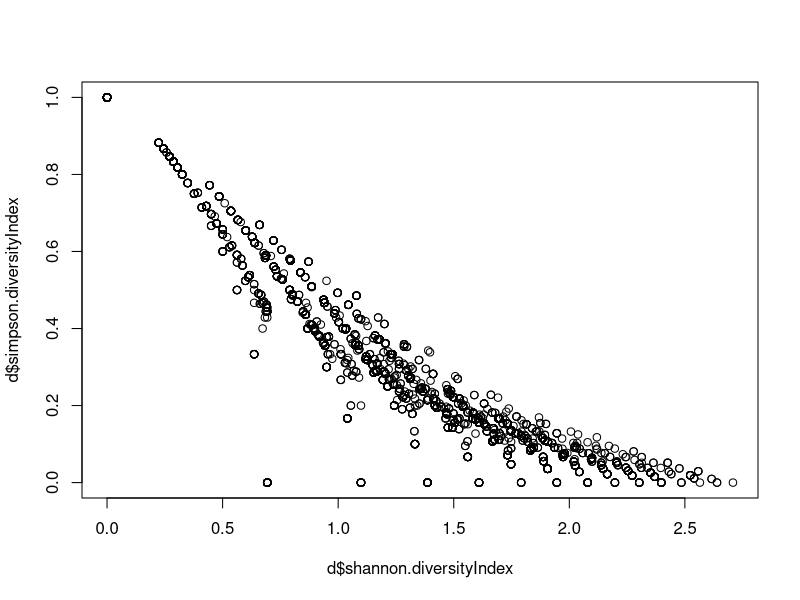
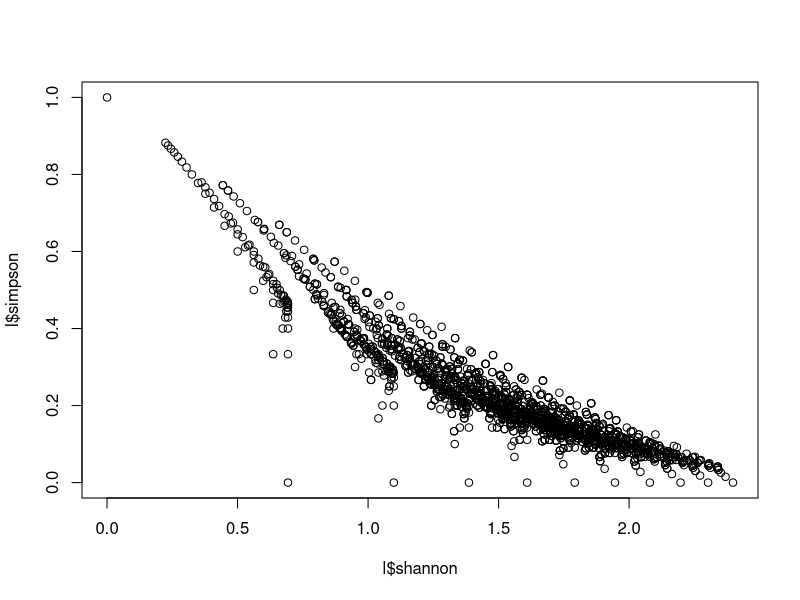
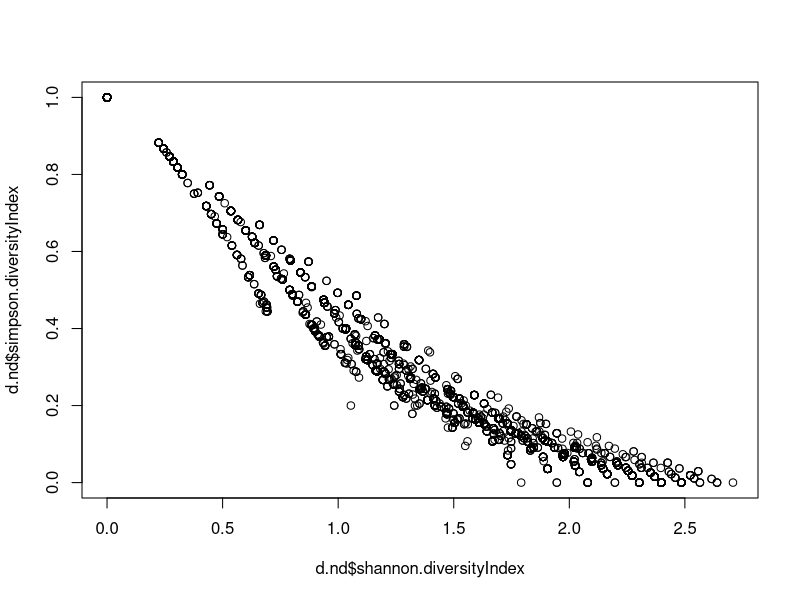
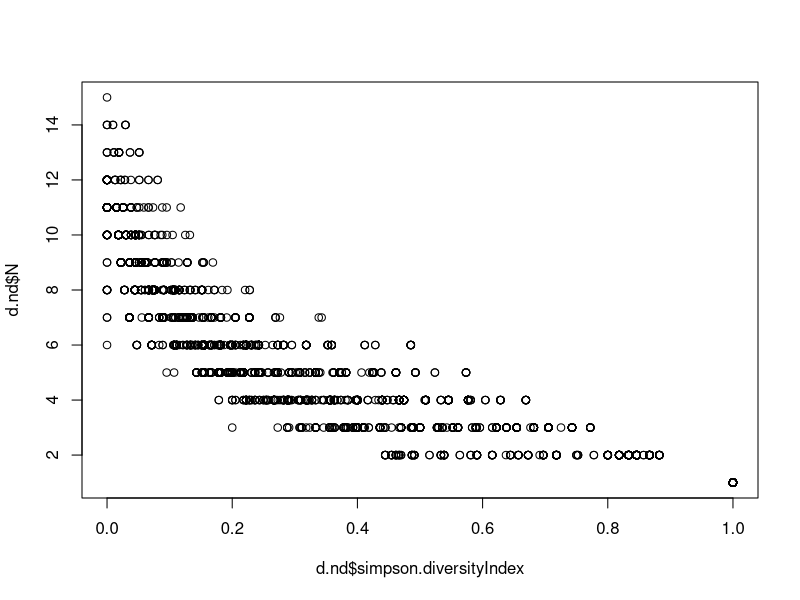
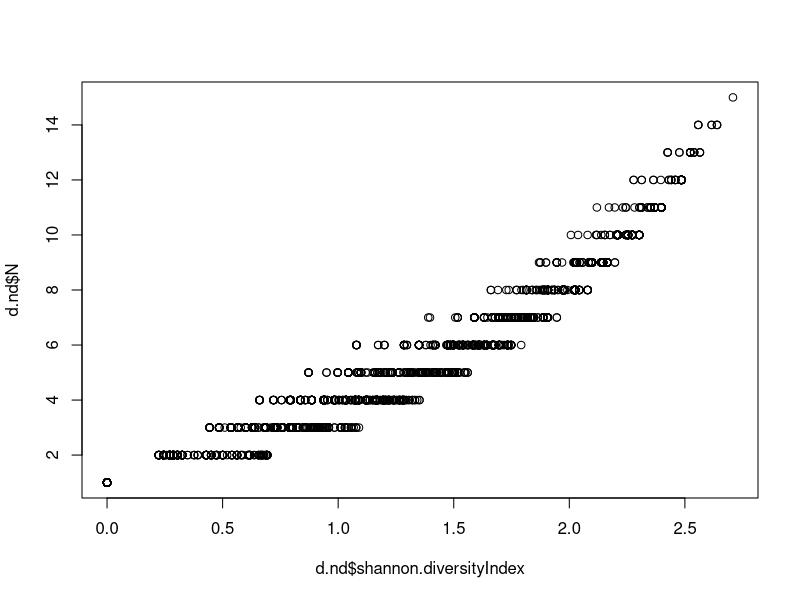
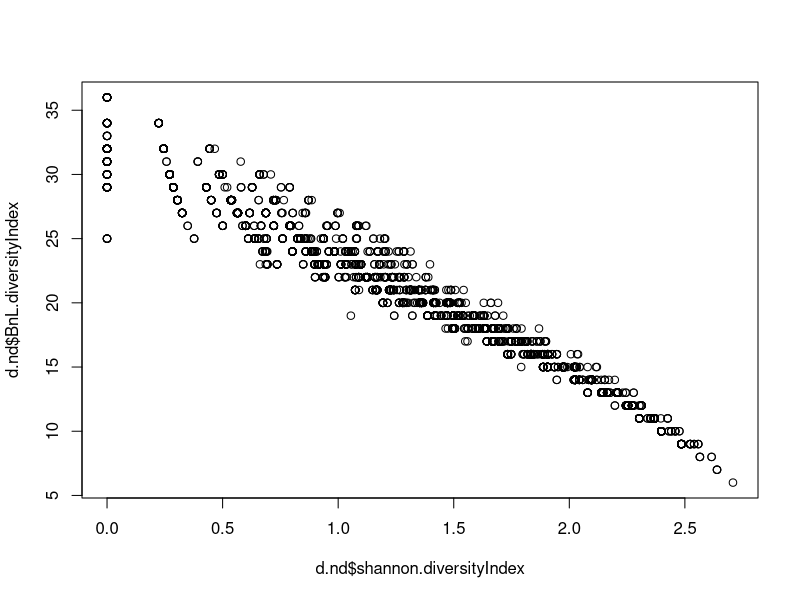
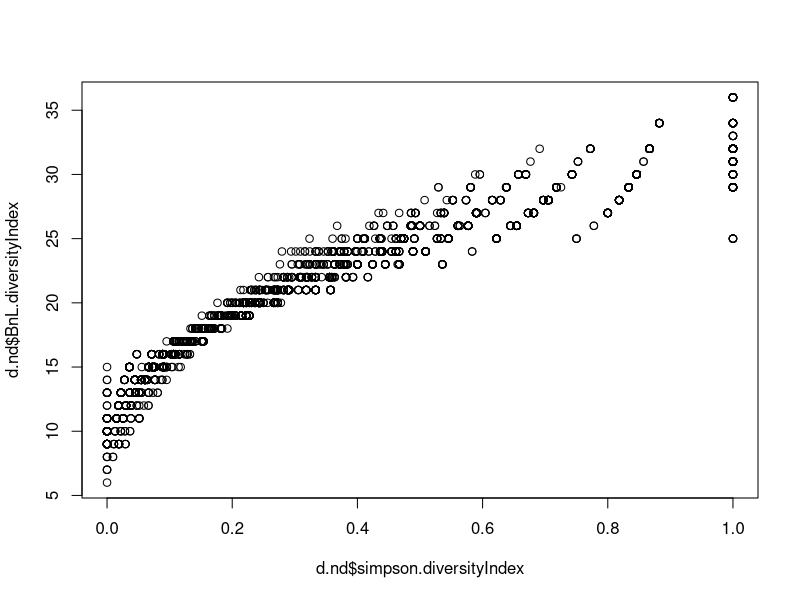

Reproduce these figures in R, in order.
## ---- chunk 1
di.shannon = function(labels){
  # counts for each label
  tx = table(labels)
  # convert to proportions
  tx = tx/sum(tx)
  -sum(tx * log(tx))
}
di.simpson = function(labels){
  # Full formula due to small datasets
  # (Hunter-Gaston index)
  n = table(labels)
  N = length(labels)
  sum(n * (n-1))/(N*(N-1))
}

di.BnL = function(labels){
  #CR-DR+20
  #where, DR is the number of different responses a stimulus item receives 
  #and CR is the number of subjects who agree on the most common name
  DR = length(unique(labels))
  CR = max(table(labels))
  return(CR-DR+20)
}

## ---- chunk 2
a = read.csv("../data/AllData_LoP.csv",stringsAsFactors = F)

d = read.csv("../data/DiversityIndices.csv", stringsAsFactors = F)

d = d[!is.na(d$simpson.diversityIndex),]
d$id = paste(d$Language,d$Stimulus.code)

d.nd = read.csv("../data/DiversityIndices_ND.csv", stringsAsFactors = F)

d.nd = d.nd[!is.na(d.nd$simpson.diversityIndex),]
d.nd$id = paste(d.nd$Language,d.nd$Stimulus.code)

l = read.delim("allCombs.txt", sep='', stringsAsFactors = F, header=F)
names(l) = c("N","shannon","simpson")
## ---- chunk 3
plot(d$shannon.diversityIndex,d$simpson.diversityIndex)
cor.test(d$shannon.diversityIndex,d$simpson.diversityIndex)
## ---- chunk 4
orig.cor = summary(lm(simpson.diversityIndex~ 
           shannon.diversityIndex + 
           I(shannon.diversityIndex^2),
        data = d))
orig.cor$r.squared
## ---- chunk 5
plot(l$shannon,l$simpson)
## ---- chunk 6
ax = a[a$Language=="Umpila" &          a$Stimulus.code=="colour.10G 8/6" &
         a$Response==1,]
table(ax$head)
tx = ax[ax$head!="no description",]$head
## ---- chunk 7
tx.nd = ax$head
tx.nd[tx.nd=='no description'] =
  paste0("R",1:sum(tx.nd=="no description"))
tx.nd
## ---- chunk 8
plot(d.nd$shannon.diversityIndex,
     d.nd$simpson.diversityIndex)
cor.test(d.nd$shannon.diversityIndex,
     d.nd$simpson.diversityIndex)
# Proportion of values unchanged
pvu = sum(d$simpson.diversityIndex ==
     d.nd$simpson.diversityIndex[match(d$id, d.nd$id)]) / nrow(d)
## ---- chunk 9
nd.cor = summary(lm(simpson.diversityIndex~ 
           shannon.diversityIndex + 
           I(shannon.diversityIndex^2),
        data = d.nd))
nd.cor$r.squared
## ---- chunk 10

plot(d.nd$simpson.diversityIndex, d.nd$N)
plot(d.nd$shannon.diversityIndex, d.nd$N)

## ---- chunk 11
plot(d.nd$shannon.diversityIndex,
     d.nd$BnL.diversityIndex)
cor.test(d.nd$shannon.diversityIndex,
     d.nd$BnL.diversityIndex)

plot(d.nd$simpson.diversityIndex,
     d.nd$BnL.diversityIndex)
cor.test(d.nd$simpson.diversityIndex,
     d.nd$BnL.diversityIndex)
